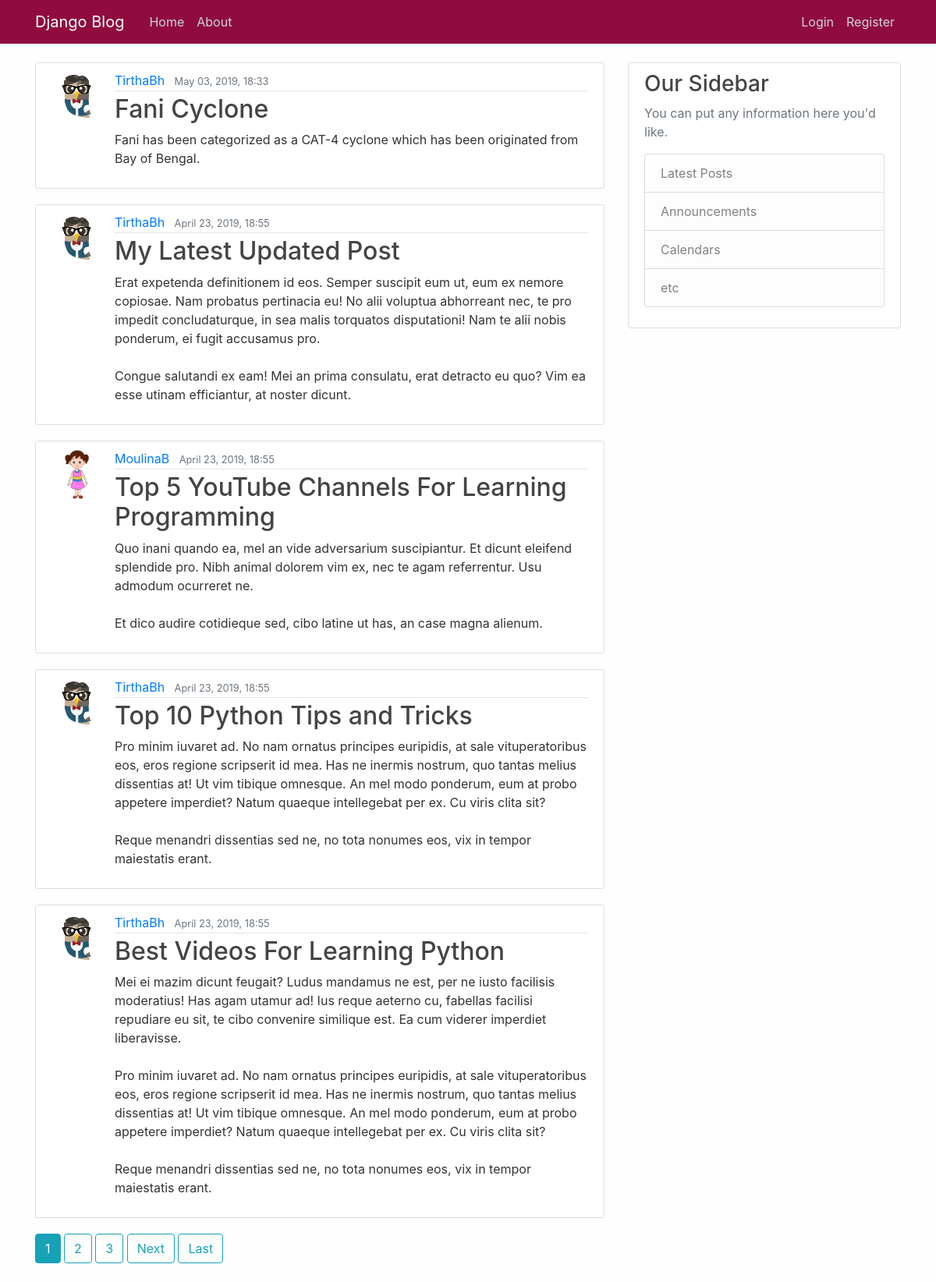
The app's page /, older data.
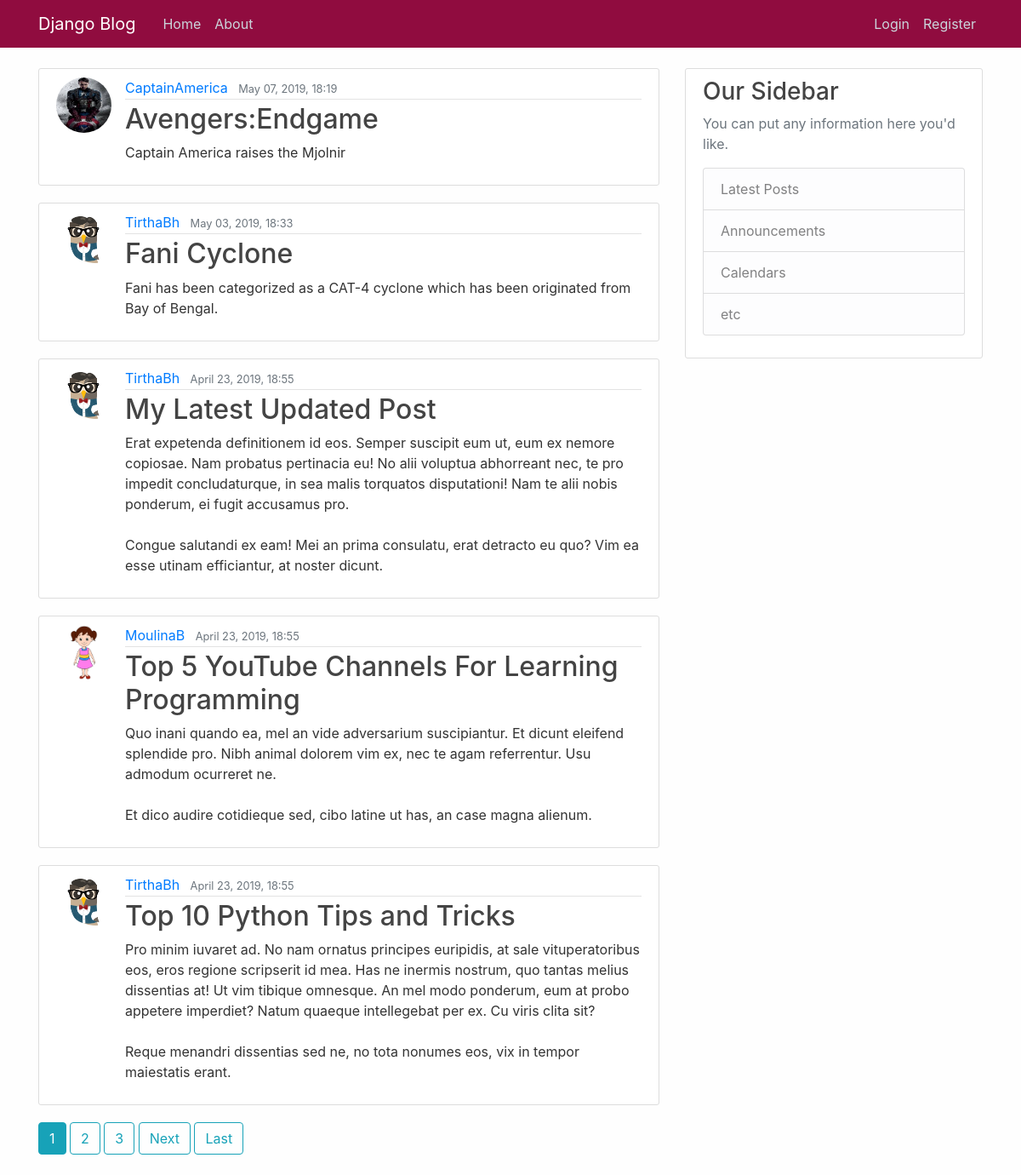
The same page, newer data.
### myblogApp/models.py (models this page shows, shortened)
class Post(models.Model):
    objects = models.Manager()
    title = models.CharField(max_length=100)
    content = models.TextField(default='Demo Posts')
    date_posted = models.DateTimeField(default=timezone.now)
    author = models.ForeignKey(User , on_delete = models.CASCADE)

### userApp/models.py (models this page shows, shortened)
class Profile(models.Model):
    objects = models.Manager()
    user = models.OneToOneField(User , on_delete = models.CASCADE)
    image = models.ImageField(default = 'default.jpg' , upload_to = 'profile_pics')

### myblogApp/views.py (the view)
# urls.py: path('', PostListView.as_view() , name='myblogApp-home'),
class PostListView(ListView):
    model = Post
    template_name = "myblogApp/home.html"
    context_object_name = 'blogPosts'
    ordering = ['-date_posted']
    paginate_by = 5

### myblogApp/templates/myblogApp/home.html (shortened to what this page needs)
{% extends "myblogApp/base.html" %}
{% block content %}
    {% for posts in blogPosts %}
        <article class="media content-section">
            <img class="rounded-circle article-img" src="{{ posts.author.profile.image.url }}">
            <div class="media-body">
              <div class="article-metadata">
                <a class="mr-2" href="{% url 'user-posts' posts.author.username %}">{{ posts.author }}</a>
                <small class="text-muted">{{ posts.date_posted|date:"F d, Y, H:i" }}</small>
              </div>
              <h2><a class="article-title" href="{% url 'post-detail' posts.id %}">{{ posts.title }}</a></h2>
              <p class="article-content">{{ posts.content }}</p>
            </div>
        </article>
    {% endfor %}
    {% if is_paginated %}
        {% for num in page_obj.paginator.page_range %}
            {% if page_obj.number == num %}
                <a class="btn btn-info mb-4" href="?page={{ num }}">{{ num }}</a>
            {% elif num > page_obj.number|add:'-3' and num < page_obj.number|add:'3'  %}
                <a class="btn btn-outline-info mb-4" href="?page={{ num }}">{{ num }}</a>
            {% endif %}
        {% endfor %}
        {% if page_obj.has_next %}
            <a class="btn btn-outline-info mb-4" href="?page={{ page_obj.next_page_number }}">Next</a>
            <a class="btn btn-outline-info mb-4" href="?page={{ page_obj.paginator.num_pages }}">Last</a>
        {% endif %}
    {% endif %}
{% endblock content %}

### myblogApp/templates/myblogApp/base.html (shortened to what this page needs)
{% load static %}
<!DOCTYPE html>
<html>
<head>
    <link rel="stylesheet" href="https://maxcdn.bootstrapcdn.com/bootstrap/4.0.0/css/bootstrap.min.css">
    <link rel="stylesheet" type="text/css" href="{% static 'myblogapp/main.css' %}">
</head>
<body>
    <header class="site-header">
        <nav class="navbar navbar-expand-md navbar-dark bg-steel fixed-top">
            <div class="container">
                <a class="navbar-brand mr-4" href="{% url 'myblogApp-home' %}">Django Blog</a>
                <div class="collapse navbar-collapse" id="navbarToggle">
                    <div class="navbar-nav mr-auto">
                        <a class="nav-item nav-link" href="{% url 'myblogApp-home' %}">Home</a>
                        <a class="nav-item nav-link" href="{% url 'myblogApp-About' %}">About</a>
                    </div>
                    <div class="navbar-nav">
                        {% if user.is_authenticated %}
                            <a class="nav-item nav-link" href="{% url 'post-create' %}">Create Post</a>
                            <a class="nav-item nav-link" href="{% url 'logout' %}">Logout</a>
                            <a class="nav-item nav-link" href="{% url 'profile' %}">User Profile</a>
                        {% else %}
                            <a class="nav-item nav-link" href="{% url 'login' %}">Login</a>
                            <a class="nav-item nav-link" href="{% url 'register' %}">Register</a>
                        {% endif %}
                    </div>
                </div>
            </div>
        </nav>
    </header>
    <main role="main" class="container">
        <div class="row">
            <div class="col-md-8">
                {% block content %}{% endblock %}
            </div>
            <div class="col-md-4">
                <div class="content-section">
                    <h3>Our Sidebar</h3>
                    <p class='text-muted'>You can put any information here you'd like.
                    <ul class="list-group">
                      <li class="list-group-item list-group-item-light">Latest Posts</li>
                      <li class="list-group-item list-group-item-light">Announcements</li>
                      <li class="list-group-item list-group-item-light">Calendars</li>
                      <li class="list-group-item list-group-item-light">etc</li>
                    </ul>
                    </p>
                </div>
            </div>
        </div>
    </main>
</body>
</html>

### myblogApp/static/myblogapp/main.css (style rules this page uses)
body { background: #FEFEFE; color: #333333; margin-top: 5rem; }
h1, h2, h3, h4, h5, h6 { color: #444444; }
ul { margin: 0; }
.bg-steel { background-color: #900C3F; }
.site-header .navbar-nav .nav-link { color: #cbd5db; }
.content-section { background: #ffffff; padding: 10px 20px; border: 1px solid #dddddd; border-radius: 3px; margin-bottom: 20px; }
.article-title { color: #444444; }
.article-content { white-space: pre-line; }
.article-img { height: 65px; width: 65px; margin-right: 16px; }
.article-metadata { padding-bottom: 1px; margin-bottom: 4px; border-bottom: 1px solid #e3e3e3 }

Row changes from the older to the newer data that the page shows:
no longer on this page (row unchanged): Post: author.profile.image (placeholder picture), author "TirthaBh", date_posted "April 23, 2019, 18:55", title "Best Videos For Learning Python", content "Mei ei mazim dicunt feugait? Ludus mandamus ne est, per ne iusto facilisis moderatius! Has agam utamur ad! Ius reque aeterno cu, fabellas facilisi repudiare eu sit, te cibo convenire similique est. Ea cum viderer imperdiet liberavisse. Pro minim iuvaret ad. No nam ornatus principes euripidis, at sale vituperatoribus eos, eros regione scripserit id mea. Has ne inermis nostrum, quo tantas melius dissentias at! Ut vim tibique omnesque. An mel modo ponderum, eum at probo appetere imperdiet? Natum quaeque intellegebat per ex. Cu viris clita sit? Reque menandri dissentias sed ne, no tota nonumes eos, vix in tempor maiestatis erant."
added Post: author.profile.image (picture), author "CaptainAmerica", date_posted "May 07, 2019, 18:19", title "Avengers:Endgame", content "Captain America raises the Mjolnir"
